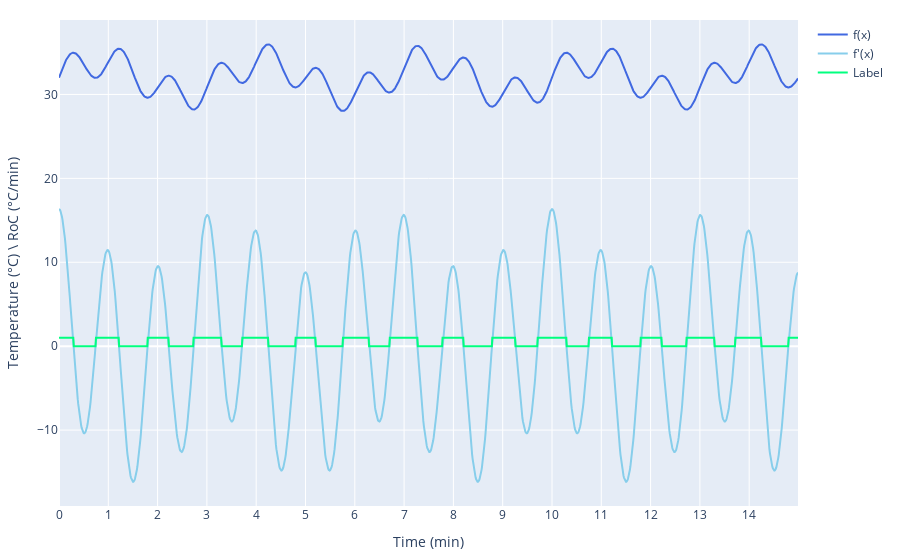

Write notebook code for a chart like this one.
### Code cell
# Mathematical representations
f, f_dot = symbolic_functions(frequency, amplitude, theta, baseline=baseline, display_functions=True)

# Plot derivative & labels
labels, fig_extra = stimuli_extra(f, f_dot, time)

# Analyze cooling segments
_ = cooling_segments(labels)

### Figure 1 — Plotly figure (JSON) as saved in the notebook; plotly's stock layout.template omitted (floating-point values rounded to 4 significant figures; data arrays with more than 128 entries replaced by an {"elided": "..."} marker saying what was removed)
{"data": [{"line": {"color": "royalblue"}, "name": "f(x)", "type": "scatter", "x": {"elided": "1500 float values"}, "y": {"elided": "1500 float values"}}, {"line": {"color": "skyblue"}, "name": "f'(x)", "type": "scatter", "x": {"elided": "1500 float values"}, "y": {"elided": "1500 float values"}}, {"line": {"color": "springgreen"}, "name": "Label", "type": "scatter", "x": {"elided": "1500 float values"}, "y": {"elided": "1500 int values"}}], "layout": {"autosize": false, "margin": {"b": 20, "l": 20, "r": 20, "t": 20}, "width": 900, "xaxis": {"dtick": 1, "tick0": 0, "tickmode": "linear", "title": {"text": "Time (min)"}}, "yaxis": {"title": {"text": "Temperature (°C) \\ RoC (°C/min)"}}}}
